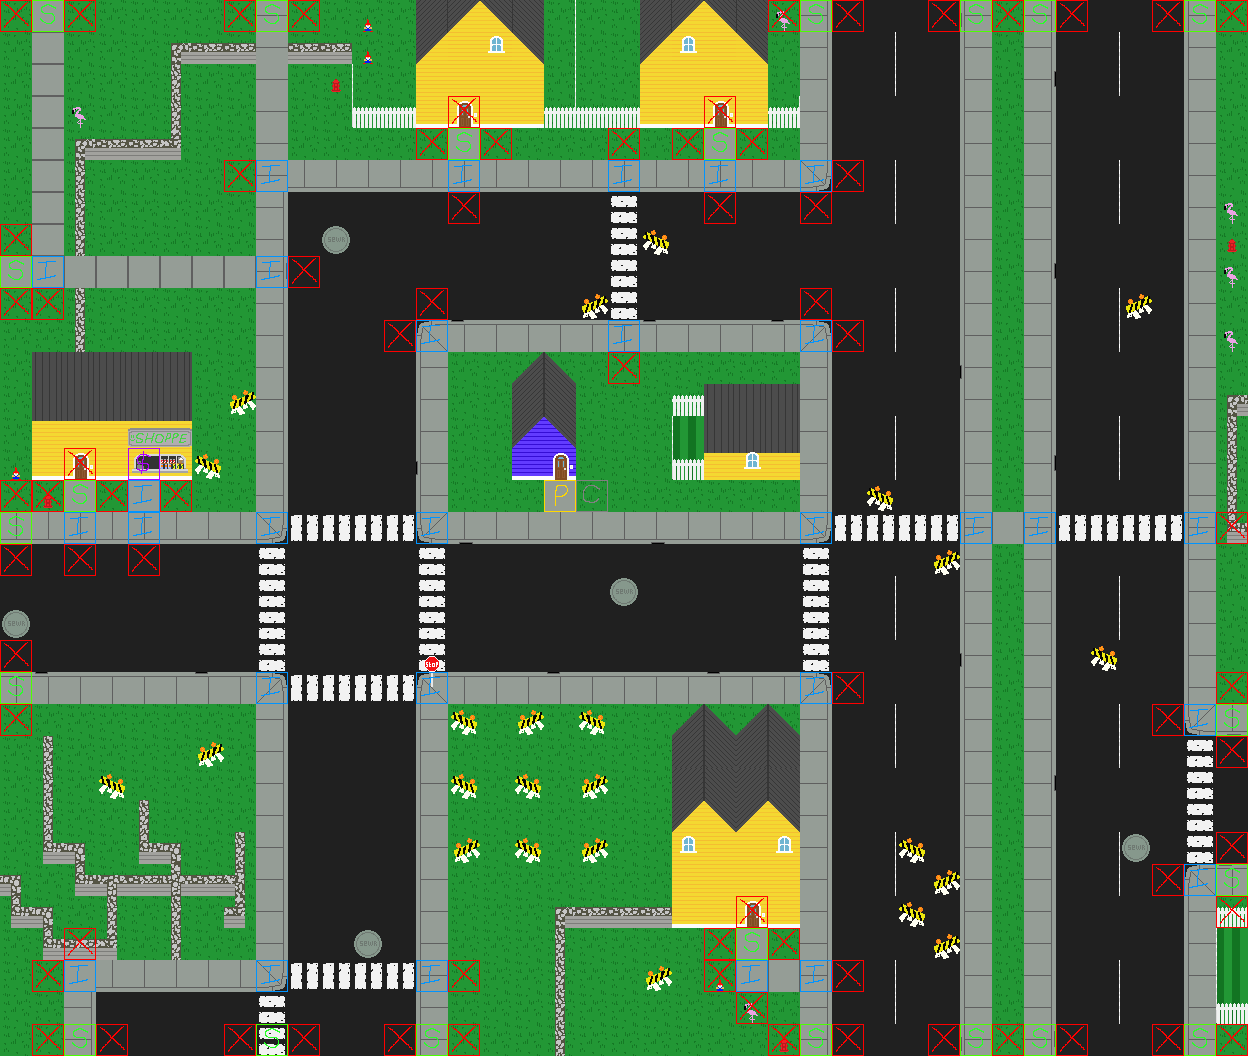

This is a level from a 2D game, rendered from its Tiled map with the project's own tilesets. A one-line summary and the map file follow, with tile-layer data summarised:
An orthogonal 39x33 tile map with 32x32 px tiles, 4 tile layers (ground_layer, decorations, high, complete nodes), 2 tilesets and 61 objects.

<map version="1.2" tiledversion="1.2.3" orientation="orthogonal" renderorder="right-down" width="39" height="33" tilewidth="32" tileheight="32" infinite="0" nextlayerid="20" nextobjectid="85">
 <tileset firstgid="1" source="city.tsx" />
 <tileset firstgid="101" source="pathingGraph.tsx" />
 <layer id="16" name="ground_layer" width="39" height="33">
  <data>[1287 cells, 1287 non-empty, 34 distinct tile ids]</data>
 </layer>
 <layer id="17" name="decorations" width="39" height="33">
  <data>[1287 cells, 152 non-empty, 26 distinct tile ids]</data>
 </layer>
 <objectgroup id="6" name="collisions">
  <object id="1" x="513.5" y="385" width="63" height="94" />
  <object id="2" x="672.5" y="394" width="30.5" height="85.5" />
  <object id="8" x="704.697" y="382.603" width="94.6981" height="97.714" />
  <object id="9" x="672.729" y="734.855" width="126.063" height="191.079" />
  <object id="11" x="139.25" y="800.375" width="9.25" height="63.25" />
  <object id="12" x="148.5" y="843.125" width="32.25" height="20.5" />
  <object id="13" x="170.875" y="863.625" width="10.25" height="96.25" />
  <object id="14" x="235" y="832.125" width="9.875" height="95.625" />
  <object id="15" x="224" y="907.125" width="10.875" height="20.375" />
  <object id="16" x="181.125" y="874.75" width="53.75" height="21.25" />
  <object id="17" x="74.875" y="874.875" width="96" height="21.25" />
  <object id="18" x="107" y="896.125" width="9.875" height="63.875" />
  <object id="19" x="95.75" y="938.75" width="11.375" height="21.125" />
  <object id="20" x="554.875" y="906.5" width="10" height="149" />
  <object id="21" x="565" y="907" width="107" height="21" />
  <object id="23" x="95.5" y="138.5" width="85.25" height="21.25" />
  <object id="24" x="171" y="43" width="9.75" height="95.75" />
  <object id="25" x="352" y="-0.5" width="448" height="128" />
  <object id="28" x="33" y="350" width="159.667" height="129.667" />
  <object id="40" x="74.75" y="139" width="21.25" height="21" />
  <object id="41" x="74.5" y="159.75" width="10.25" height="96.25" />
  <object id="42" x="74.75" y="288" width="10" height="62.5" />
  <object id="43" x="180.5" y="42.5" width="75.5" height="21.25" />
  <object id="44" x="288.25" y="43.25" width="64" height="20.5" />
  <object id="45" x="74.5" y="843.5" width="10" height="31" />
  <object id="46" x="42.75" y="843.5" width="31.75" height="20.25" />
  <object id="47" x="42.75" y="736.25" width="10.25" height="107" />
  <object id="48" x="0.25" y="875.5" width="20.25" height="21" />
  <object id="49" x="11" y="896.5" width="9.5" height="31.5" />
  <object id="50" x="21" y="907.5" width="31.75" height="20" />
  <object id="51" x="43.25" y="927.75" width="9" height="31.75" />
  <object id="52" x="1216" y="906.25" width="31" height="117.75" />
  <object id="53" x="1226.75" y="395" width="21.5" height="149" />
  <object id="54" x="-52" y="-23" width="1334" height="25" />
  <object id="58" x="1243" y="-4" width="39" height="1073" />
  <object id="59" x="-21" y="1052" width="1279" height="25" />
  <object id="60" x="-31" y="-11" width="33" height="1076" />
  <object id="61" x="195.5" y="454" width="26.5" height="25.5" />
  <object id="62" x="230" y="391" width="24.5" height="25.5" />
  <object id="63" x="196" y="741" width="27.5" height="25.5" />
  <object id="64" x="100" y="772" width="25" height="27" />
  <object id="65" x="452" y="710.5" width="24.5" height="23.5" />
  <object id="66" x="452" y="774" width="24" height="24" />
  <object id="67" x="517.5" y="773.5" width="24" height="27" />
  <object id="68" x="518" y="708" width="25.5" height="29.5" />
  <object id="69" x="579.5" y="712" width="25.5" height="22" />
  <object id="70" x="581.5" y="773" width="25.5" height="26" />
  <object id="71" x="581.5" y="839" width="26.5" height="23.5" />
  <object id="72" x="516" y="836" width="25" height="26.5" />
  <object id="73" x="454" y="838.5" width="25" height="23" />
  <object id="74" x="646.5" y="965.5" width="25" height="25.5" />
  <object id="75" x="899" y="838" width="25" height="26.5" />
  <object id="76" x="935" y="871" width="24.5" height="23.5" />
  <object id="77" x="900" y="901.5" width="24" height="26.5" />
  <object id="78" x="934.5" y="936" width="26" height="23.5" />
  <object id="79" x="1093.5" y="645" width="23.5" height="26.5" />
  <object id="80" x="935" y="552" width="24" height="21.5" />
  <object id="81" x="867.5" y="485" width="26" height="27" />
  <object id="82" x="1125" y="292.5" width="26" height="27" />
  <object id="83" x="643" y="230" width="26" height="27" />
  <object id="84" x="580.5" y="292.5" width="26" height="27" />
 </objectgroup>
 <layer id="18" name="high" width="39" height="33">
  <properties>
   <property name="order" value="high" />
  </properties>
  <data>[1287 cells, 7 non-empty, 3 distinct tile ids]</data>
 </layer>
 <layer id="19" name="complete nodes" width="39" height="33">
  <properties>
   <property name="graph" value="true" />
  </properties>
  <data>[1287 cells, 127 non-empty, 7 distinct tile ids]</data>
 </layer>
</map>